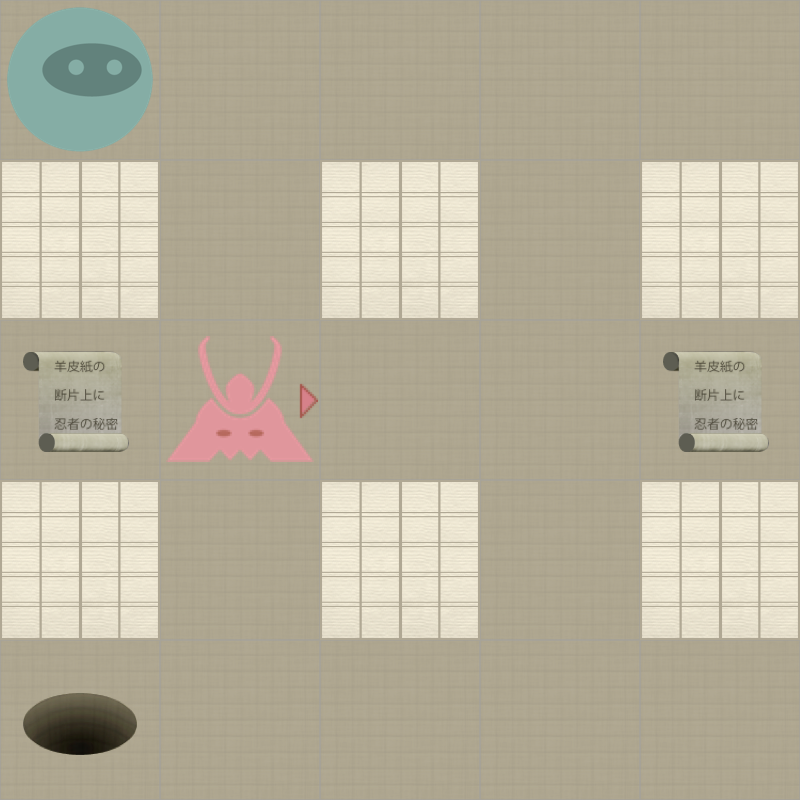

This is a level from a 2D game, rendered from its Tiled map with the project's own tilesets. A one-line summary and the map file follow, with tile-layer data summarised:
An orthogonal 5x5 tile map with 160x160 px tiles, 2 tile layers (Level, Actors).

<map version="1.0" orientation="orthogonal" width="5" height="5" tilewidth="160" tileheight="160">
 <properties>
  <property name="moves" value="6" />
 </properties>
 <tileset firstgid="1" name="tiles" tilewidth="160" tileheight="160" spacing="2" margin="2">
  <image source="tiles-ipadhd.png" width="1024" height="1024" />
  <tile id="0">
   <properties>
    <property name="actor" value="exit" />
   </properties>
  </tile>
  <tile id="2">
   <properties>
    <property name="actor" value="guard" />
    <property name="direction" value="down" />
   </properties>
  </tile>
  <tile id="3">
   <properties>
    <property name="actor" value="guard" />
    <property name="direction" value="left" />
   </properties>
  </tile>
  <tile id="4">
   <properties>
    <property name="actor" value="guard" />
    <property name="direction" value="right" />
   </properties>
  </tile>
  <tile id="5">
   <properties>
    <property name="actor" value="guard" />
    <property name="direction" value="up" />
   </properties>
  </tile>
  <tile id="7">
   <properties>
    <property name="actor" value="player" />
   </properties>
  </tile>
  <tile id="8">
   <properties>
    <property name="actor" value="scroll" />
   </properties>
  </tile>
  <tile id="9">
   <properties>
    <property name="wall" value="1" />
   </properties>
  </tile>
 </tileset>
 <layer name="Level" width="5" height="5">
  <data>[25 cells, 25 non-empty, 2 distinct tile ids]</data>
 </layer>
 <layer name="Actors" width="5" height="5">
  <data>[25 cells, 5 non-empty, 4 distinct tile ids]</data>
 </layer>
</map>
